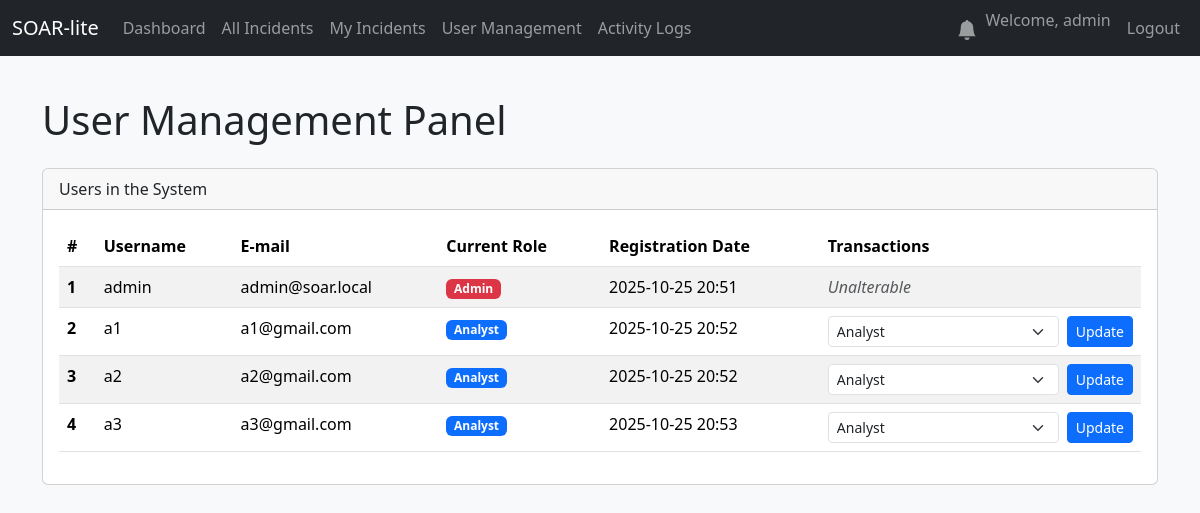
/admin/users (signed in), run on an earlier commit of the app's database.
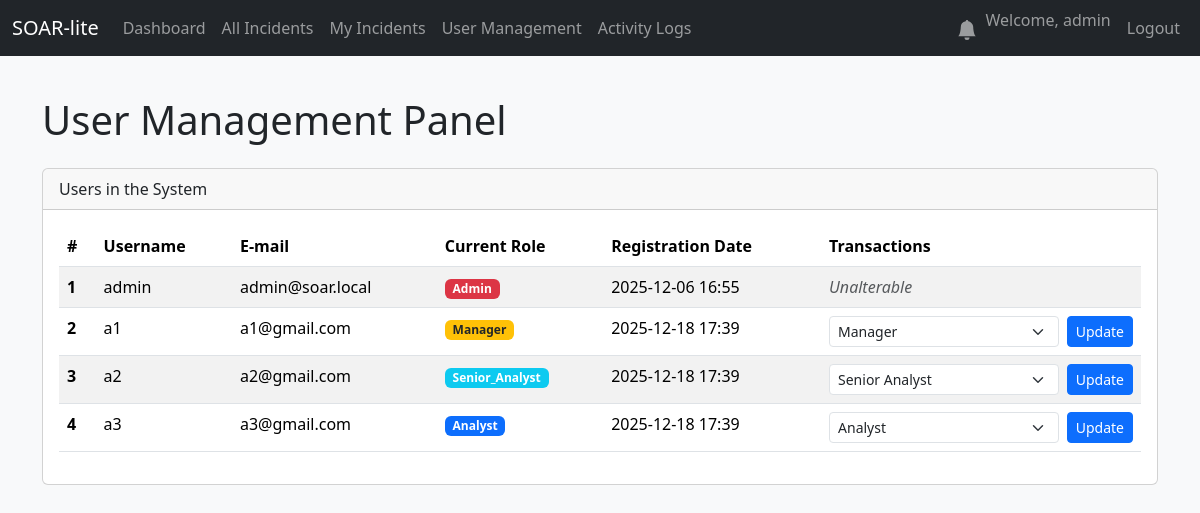
And on a later commit of the database.
### database.py (models this page shows, shortened)
class User(UserMixin, db.Model):
    id = db.Column(db.Integer, primary_key=True)
    username = db.Column(db.String(80), unique=True, nullable=False)
    email = db.Column(db.String(120), unique=True, nullable=False)
    password_hash = db.Column(db.String(128))
    created_at = db.Column(db.DateTime, default=datetime.utcnow)
    role = db.Column(db.String(50), nullable=False, default='Analyst')

### app.py (the view)
@app.route('/admin/users')
@login_required
@role_required('Admin')
def user_management():
    users = User.query.order_by(User.id).all()
    return render_template('admin_panel.html', users=users)

### app.py (called while the page is built)
def create_app():
    app = Flask(__name__)
    veritabani_linki = os.environ.get('DATABASE_URL')
    if veritabani_linki:
        app.config['SQLALCHEMY_DATABASE_URI'] = veritabani_linki
    else:
        app.config['SQLALCHEMY_DATABASE_URI'] = 'sqlite:///soar.db'
    app.config['SQLALCHEMY_TRACK_MODIFICATIONS'] = False
    app.config['SECRET_KEY'] = 'pass123'
    db.init_app(app)
    login_manager = LoginManager()
    login_manager.init_app(app)
    login_manager.login_view = 'login'
    @login_manager.user_loader
    def load_user(user_id):
        return db.session.get(User, int(user_id))
    with app.app_context():
        db.create_all()
        print("🗄️ Database tables created or already exist.")
    return app

def role_required(*roles):
    def wrapper(f):
        @wraps(f)
        def decorated_function(*args, **kwargs):
            if not current_user.is_authenticated or current_user.role not in roles:
                abort(403)
            return f(*args, **kwargs)
        return decorated_function
    return wrapper

### templates/admin_panel.html (shortened to what this page needs)
{% extends "base.html" %}
{% block content %}
<div class="container mt-4">
    <h1 class="mb-4">User Management Panel</h1>
    <div class="card">
        <div class="card-header">
            Users in the System
        </div>
        <div class="card-body">
            <table class="table table-striped table-hover">
                <thead class="thead-dark">
                    <tr>
                        <th scope="col">#</th>
                        <th scope="col">Username</th>
                        <th scope="col">E-mail</th>
                        <th scope="col">Current Role</th>
                        <th scope="col">Registration Date</th>
                        <th scope="col">Transactions</th>
                    </tr>
                </thead>
                <tbody>
                    {% for user in users %}
                    <tr>
                        <th scope="row">{{ user.id }}</th>
                        <td>{{ user.username }}</td>
                        <td>{{ user.email }}</td>
                        <td>
                            {% if user.role == 'Admin' %}
                                <span class="badge bg-danger">{{ user.role }}</span>
                            {% elif user.role == 'Manager' %}
                                <span class="badge bg-warning text-dark">{{ user.role }}</span>
                            {% elif user.role == 'Senior_Analyst' %}
                                <span class="badge bg-info">{{ user.role }}</span>
                            {% else %}
                                <span class="badge bg-primary">{{ user.role }}</span>
                            {% endif %}
                        </td>
                        <td>{{ user.created_at.strftime('%Y-%m-%d %H:%M') }}</td>
                        <td>
                            {% if user.id == current_user.id %}
                                <span class="text-muted fst-italic">Unalterable</span>
                            {% else %}
                                <form action="{{ url_for('change_user_role', user_id=user.id) }}" method="POST" class="d-flex">
                                    <select name="role" class="form-select form-select-sm me-2">
                                        <option value="Analyst" {% if user.role == 'Analyst' %}selected{% endif %}>Analyst</option>
                                        <option value="Senior_Analyst" {% if user.role == 'Senior_Analyst' %}selected{% endif %}>Senior Analyst</option>
                                        <option value="Manager" {% if user.role == 'Manager' %}selected{% endif %}>Manager</option>
                                    </select>
                                    <button type="submit" class="btn btn-sm btn-primary">Update</button>
                                </form>
                            {% endif %}
                        </td>
                    </tr>
                    {% endfor %}
                </tbody>
            </table>
        </div>
    </div>
</div>
{% endblock %}

### templates/base.html (shortened to what this page needs)
<!doctype html>
<html lang="en">
<head>
    <link href="https://cdn.jsdelivr.net/npm/bootstrap@5.3.2/dist/css/bootstrap.min.css" rel="stylesheet">
</head>
<body>
    <nav class="navbar navbar-expand-md navbar-dark bg-dark fixed-top">
        <div class="container-fluid">
            <a class="navbar-brand" href="{{ url_for('dashboard') }}">SOAR-lite</a>
            <div class="collapse navbar-collapse" id="navbarNav">
                <ul class="navbar-nav me-auto mb-2 mb-lg-0">
                    {% if current_user.is_authenticated %}
                    <li class="nav-item">
                        <a class="nav-link" href="{{ url_for('dashboard') }}">Dashboard</a>
                    </li>
                    <li class="nav-item">
                        <a class="nav-link" href="{{ url_for('incidents_list') }}">All Incidents</a>
                    </li>
                    <li class="nav-item">
                        <a class="nav-link" href="{{ url_for('my_incidents') }}">My Incidents</a>
                    </li>
                    {% if current_user.is_authenticated and current_user.role == 'Admin' %}
                    <li class="nav-item">
                        <a class="nav-link" href="{{ url_for('user_management') }}">User Management</a>
                    </li>
                    {% endif %}
                    {% if current_user.is_authenticated and current_user.role in ['Admin', 'Manager'] %}
                    <li class="nav-item">
                        <a class="nav-link" href="{{ url_for('activity_log') }}">Activity Logs</a>
                    </li>
                    {% endif %}
                    {% endif %}
                </ul>
                <ul class="navbar-nav ms-auto">
                    {% if current_user.is_authenticated %}
                    <li class="nav-item">
                        <a class="nav-link position-relative" href="{{ url_for('notifications') }}">
                            <svg xmlns="http://www.w3.org/2000/svg" width="20" height="20" fill="currentColor" class="bi bi-bell-fill" viewBox="0 0 16 16">
                                <path d="M8 16a2 2 0 0 0 2-2H6a2 2 0 0 0 2 2zm.995-14.901a1 1 0 1 0-1.99 0A5.002 5.002 0 0 0 3 6c0 1.098-.5 6-2 7h14c-1.5-1-2-5.902-2-7 0-2.42-1.72-4.44-4.005-4.901z"/>
                            </svg>
                        </a>
                    </li>
                    <li class="nav-item">
                        <span class="navbar-text me-2">Welcome, {{ current_user.username }}</span>
                    </li>
                    <li class="nav-item">
                        <a class="nav-link" href="{{ url_for('logout') }}">Logout</a>
                    </li>
                    {% endif %}
                </ul>
            </div>
        </div>
    </nav>
    <div class="main-content-scrollable">
        <main class="container-fluid"> {% block content %}{% endblock %}
        </main>
    </div>
</body>
</html>

What changed in the data, as far as the page shows it:
changed User "admin": created_at "2025-10-25 20:51" → "2025-12-06 16:55"
changed User "a1@gmail.com": created_at "2025-10-25 20:52" → "2025-12-18 17:39"; role "Analyst" → "Manager"
changed User "a2@gmail.com": created_at "2025-10-25 20:52" → "2025-12-18 17:39"; role "Analyst" → "Senior Analyst"; role "Analyst" → "Senior_Analyst"
changed User "a3@gmail.com": created_at "2025-10-25 20:53" → "2025-12-18 17:39"
